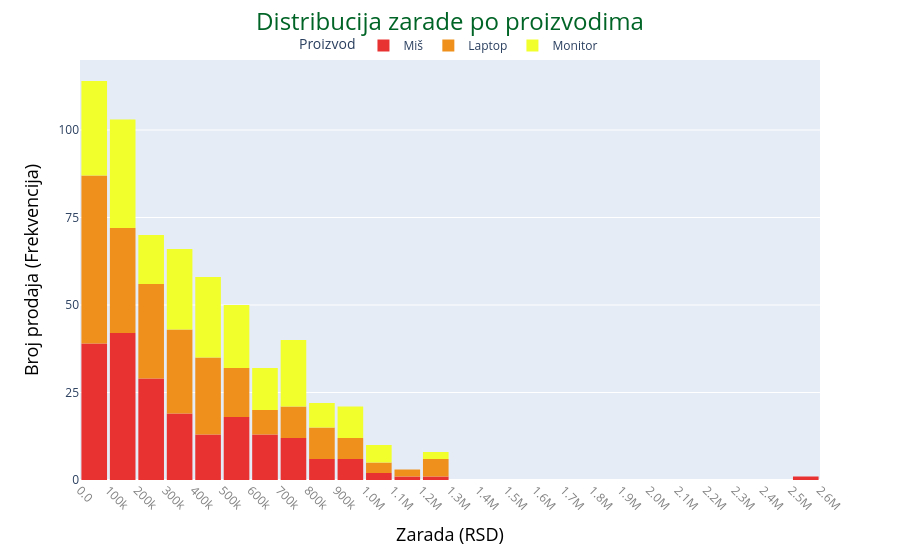

Notebook code cell kept with this figure:
### Code cell
import pandas as pd
import plotly.express as px

df = pd.read_csv("D:/Python/libraries/prodaja_2025.csv")

df_sub = df[df["Proizvod"].isin(["Laptop", "Miš", "Monitor"])]

fig = px.histogram(df_sub, 
                   x = "Zarada", 
                   color="Proizvod", 
                   color_discrete_map={"Miš": "#E83131", "Laptop": "#EF901C", "Monitor": "#F1FF2C"},
                   hover_data=["Datum", "Cena_RSD", "Količina"],  # Za ekstreme (tackice) na boxplotu
                   # marginal="box", # Dobar je boxplot, ali kod naseg trenutnog eksperimentisanja sa x i y osom, ne ide
                   nbins=50)

fig.update_xaxes(title_text="Zarada (RSD)",
                title_font=dict(size=18, color='black'), # Naslov ose
                tickfont=dict(size=12, color='gray'),
                range=[0, 2600000], 
                dtick=100000, 
                tickangle=45, 
                tickformat=".2s")

fig.update_yaxes(title_text="Broj prodaja (Frekvencija)",
                title_font=dict(size=18, color='black'),
                dtick=25)

fig.update_layout(title=dict(
                        text="Distribucija zarade po proizvodima", 
                        x=0.5, 
                        xanchor="center", 
                        font=dict(size=24, color="#006426")),
                 bargap = 0.1,
                 legend=dict(
                        orientation="h",   # horizontalna legenda
                        yanchor="bottom",
                        y=1.0,            # iznad grafika, a ispod naslova
                        xanchor="center",
                        x=0.5
    ))

fig.show()

### Figure 1 — Plotly figure (JSON) as saved in the notebook; plotly's stock layout.template omitted (floating-point values rounded to 4 significant figures; data arrays with more than 128 entries replaced by an {"elided": "..."} marker saying what was removed)
{"data": [{"bingroup": "x", "hovertemplate": "Proizvod=Miš<br>Zarada=%{x}<br>count=%{y}<extra></extra>", "legendgroup": "Miš", "marker": {"color": "#E83131", "pattern": {"shape": ""}}, "name": "Miš", "nbinsx": 50, "orientation": "v", "showlegend": true, "type": "histogram", "x": {"elided": "202 int values"}, "xaxis": "x", "yaxis": "y"}, {"bingroup": "x", "hovertemplate": "Proizvod=Laptop<br>Zarada=%{x}<br>count=%{y}<extra></extra>", "legendgroup": "Laptop", "marker": {"color": "#EF901C", "pattern": {"shape": ""}}, "name": "Laptop", "nbinsx": 50, "orientation": "v", "showlegend": true, "type": "histogram", "x": {"elided": "206 int values"}, "xaxis": "x", "yaxis": "y"}, {"bingroup": "x", "hovertemplate": "Proizvod=Monitor<br>Zarada=%{x}<br>count=%{y}<extra></extra>", "legendgroup": "Monitor", "marker": {"color": "#F1FF2C", "pattern": {"shape": ""}}, "name": "Monitor", "nbinsx": 50, "orientation": "v", "showlegend": true, "type": "histogram", "x": {"elided": "190 int values"}, "xaxis": "x", "yaxis": "y"}], "layout": {"bargap": 0.1, "barmode": "relative", "legend": {"orientation": "h", "title": {"text": "Proizvod"}, "tracegroupgap": 0, "x": 0.5, "xanchor": "center", "y": 1, "yanchor": "bottom"}, "margin": {"t": 60}, "title": {"font": {"color": "#006426", "size": 24}, "text": "Distribucija zarade po proizvodima", "x": 0.5, "xanchor": "center"}, "xaxis": {"anchor": "y", "domain": [0, 1], "dtick": 100000, "range": [0, 2600000], "tickangle": 45, "tickfont": {"color": "gray", "size": 12}, "tickformat": ".2s", "title": {"font": {"color": "black", "size": 18}, "text": "Zarada (RSD)"}}, "yaxis": {"anchor": "x", "domain": [0, 1], "dtick": 25, "title": {"font": {"color": "black", "size": 18}, "text": "Broj prodaja (Frekvencija)"}}}}
